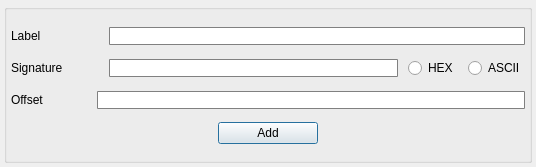
<?xml version="1.0" encoding="UTF-8"?>
<ui version="4.0">
 <class>edit_signature_dialog</class>
 <widget class="QDialog" name="edit_signature_dialog">
  <property name="windowModality">
   <enum>Qt::ApplicationModal</enum>
  </property>
  <property name="geometry">
   <rect>
    <x>0</x>
    <y>0</y>
    <width>536</width>
    <height>167</height>
   </rect>
  </property>
  <property name="minimumSize">
   <size>
    <width>536</width>
    <height>167</height>
   </size>
  </property>
  <property name="maximumSize">
   <size>
    <width>536</width>
    <height>167</height>
   </size>
  </property>
  <property name="windowTitle">
   <string>Edit Signature</string>
  </property>
  <layout class="QVBoxLayout" name="verticalLayout_2">
   <property name="spacing">
    <number>4</number>
   </property>
   <property name="leftMargin">
    <number>4</number>
   </property>
   <property name="topMargin">
    <number>4</number>
   </property>
   <property name="rightMargin">
    <number>4</number>
   </property>
   <property name="bottomMargin">
    <number>4</number>
   </property>
   <item>
    <widget class="QGroupBox" name="groupBox">
     <layout class="QVBoxLayout" name="verticalLayout">
      <property name="spacing">
       <number>0</number>
      </property>
      <property name="leftMargin">
       <number>4</number>
      </property>
      <property name="topMargin">
       <number>4</number>
      </property>
      <property name="rightMargin">
       <number>4</number>
      </property>
      <property name="bottomMargin">
       <number>0</number>
      </property>
      <item>
       <layout class="QHBoxLayout" name="horizontalLayout_2">
        <property name="spacing">
         <number>10</number>
        </property>
        <item>
         <widget class="QLabel" name="label_label">
          <property name="minimumSize">
           <size>
            <width>88</width>
            <height>0</height>
           </size>
          </property>
          <property name="maximumSize">
           <size>
            <width>88</width>
            <height>16777215</height>
           </size>
          </property>
          <property name="text">
           <string>Label</string>
          </property>
         </widget>
        </item>
        <item>
         <widget class="QLineEdit" name="lineEdit_label">
          <property name="minimumSize">
           <size>
            <width>250</width>
            <height>0</height>
           </size>
          </property>
          <property name="maximumSize">
           <size>
            <width>500</width>
            <height>16777215</height>
           </size>
          </property>
          <property name="styleSheet">
           <string notr="true">QLineEdit {border: 1px solid gray; border-radius: 1px; padding:2x}
</string>
          </property>
         </widget>
        </item>
       </layout>
      </item>
      <item>
       <layout class="QHBoxLayout" name="horizontalLayout_5">
        <property name="spacing">
         <number>10</number>
        </property>
        <item>
         <widget class="QLabel" name="label_signature">
          <property name="minimumSize">
           <size>
            <width>88</width>
            <height>0</height>
           </size>
          </property>
          <property name="maximumSize">
           <size>
            <width>88</width>
            <height>16777215</height>
           </size>
          </property>
          <property name="text">
           <string>Signature</string>
          </property>
         </widget>
        </item>
        <item>
         <widget class="QLineEdit" name="lineEdit_signature">
          <property name="minimumSize">
           <size>
            <width>250</width>
            <height>0</height>
           </size>
          </property>
          <property name="maximumSize">
           <size>
            <width>500</width>
            <height>16777215</height>
           </size>
          </property>
          <property name="styleSheet">
           <string notr="true">QLineEdit {border: 1px solid gray; border-radius: 1px; padding:2x}
</string>
          </property>
         </widget>
        </item>
        <item>
         <widget class="QRadioButton" name="radioButton_hex">
          <property name="text">
           <string>HEX</string>
          </property>
         </widget>
        </item>
        <item>
         <widget class="QRadioButton" name="radioButton_ascii">
          <property name="text">
           <string>ASCII</string>
          </property>
         </widget>
        </item>
       </layout>
      </item>
      <item>
       <layout class="QHBoxLayout" name="horizontalLayout_6">
        <property name="spacing">
         <number>10</number>
        </property>
        <item>
         <widget class="QLabel" name="label_offset">
          <property name="text">
           <string>Offset             </string>
          </property>
         </widget>
        </item>
        <item>
         <widget class="QLineEdit" name="lineEdit_offset">
          <property name="minimumSize">
           <size>
            <width>250</width>
            <height>0</height>
           </size>
          </property>
          <property name="maximumSize">
           <size>
            <width>500</width>
            <height>16777215</height>
           </size>
          </property>
          <property name="styleSheet">
           <string notr="true">QLineEdit {border: 1px solid gray; border-radius: 1px; padding:2x}
</string>
          </property>
         </widget>
        </item>
       </layout>
      </item>
      <item>
       <layout class="QHBoxLayout" name="horizontalLayout_4">
        <item>
         <layout class="QHBoxLayout" name="horizontalLayout_3">
          <property name="spacing">
           <number>30</number>
          </property>
          <item>
           <spacer name="horizontalSpacer">
            <property name="orientation">
             <enum>Qt::Horizontal</enum>
            </property>
            <property name="sizeHint" stdset="0">
             <size>
              <width>40</width>
              <height>20</height>
             </size>
            </property>
           </spacer>
          </item>
          <item>
           <widget class="QPushButton" name="pushButton_add_edit_signature">
            <property name="minimumSize">
             <size>
              <width>100</width>
              <height>0</height>
             </size>
            </property>
            <property name="maximumSize">
             <size>
              <width>100</width>
              <height>16777215</height>
             </size>
            </property>
            <property name="styleSheet">
             <string notr="true"/>
            </property>
            <property name="text">
             <string>Add</string>
            </property>
           </widget>
          </item>
          <item>
           <spacer name="horizontalSpacer_2">
            <property name="orientation">
             <enum>Qt::Horizontal</enum>
            </property>
            <property name="sizeHint" stdset="0">
             <size>
              <width>40</width>
              <height>20</height>
             </size>
            </property>
           </spacer>
          </item>
         </layout>
        </item>
       </layout>
      </item>
     </layout>
    </widget>
   </item>
  </layout>
 </widget>
 <resources/>
 <connections/>
</ui>
